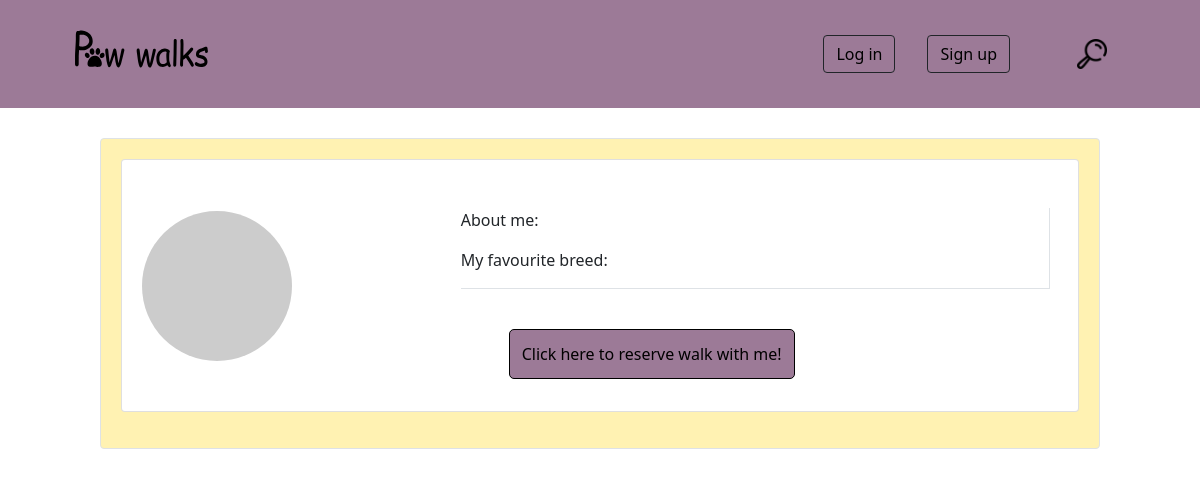
Before: /pages/oneWalker.php?walker=60 with the older database file.
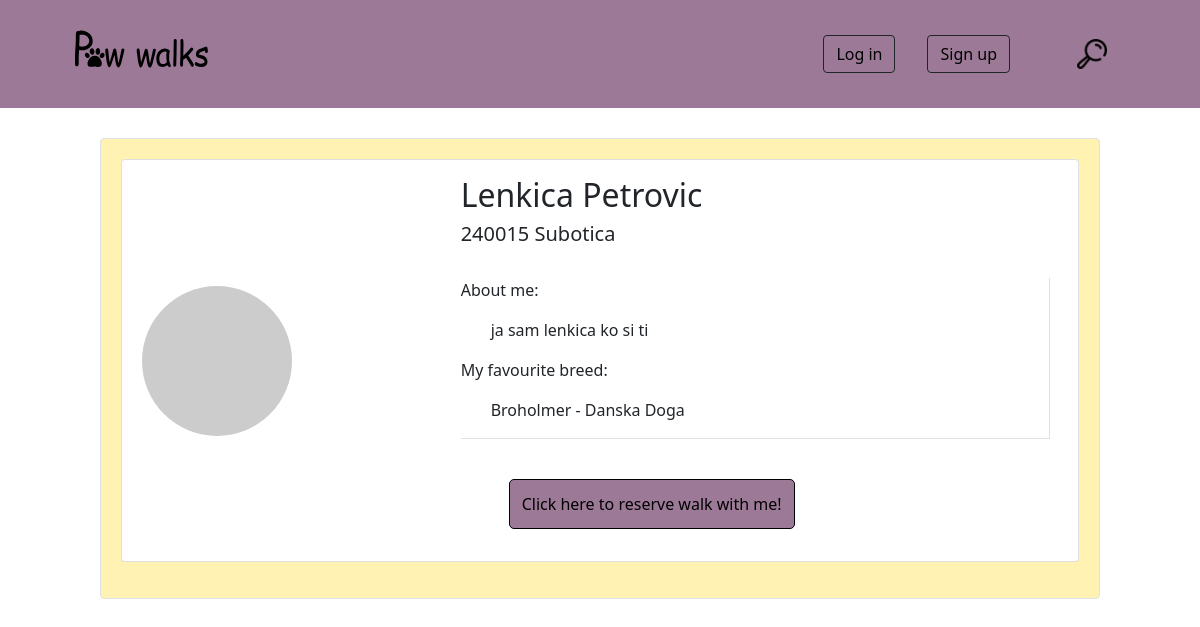
After: the same page with the newer database file.
### tables this page shows
CREATE TABLE `user` (
  `id` int(10) UNSIGNED NOT NULL,
  `role` enum('admin','customer','walker') NOT NULL,
  `first_name` varchar(20) NOT NULL,
  `last_name` varchar(20) NOT NULL,
  `email` varchar(255) NOT NULL,
  `password` varchar(255) NOT NULL,
  `forgot_password_code` varchar(10) DEFAULT NULL,
  `phone_number` varchar(30) NOT NULL,
  `address_id` int(10) UNSIGNED NOT NULL,
  `picture` varchar(255) DEFAULT NULL,
  `is_verified` tinyint(1) NOT NULL DEFAULT 0,
  `verification_code` char(6) DEFAULT NULL,
  `created_at` datetime NOT NULL,
  `updated_at` datetime NOT NULL
);

CREATE TABLE `address` (
  `id` int(10) UNSIGNED NOT NULL,
  `street` varchar(100) NOT NULL,
  `city` varchar(40) NOT NULL,
  `postal_code` int(11) DEFAULT NULL
);

CREATE TABLE `walker_details` (
  `id` int(10) UNSIGNED NOT NULL,
  `biography` text NOT NULL,
  `is_active` tinyint(4) NOT NULL DEFAULT 0,
  `walker_id` int(10) UNSIGNED NOT NULL
);

CREATE TABLE `breeds` (
  `id` int(10) UNSIGNED NOT NULL,
  `breed_name` varchar(255) NOT NULL
);

### pages/oneWalker.php (the view, shortened to what this page needs)
<!DOCTYPE html>
<html lang="en">
<head>
    <link href="https://cdn.jsdelivr.net/npm/bootstrap@5.1.3/dist/css/bootstrap.min.css" rel="stylesheet">
    <link rel="stylesheet" href="../css/login.css">
    <link rel="stylesheet" href="../css/signup.css">
    <link rel="stylesheet" href="../css/homeStyle.css">
    <link rel="stylesheet" href="../css/scrollbar.css">
</head>
<body>
<?php
include_once '../page_parts/header.php';
if(isset($_GET['walker'])){
    $sqlWalker = "SELECT  u.first_name, u.last_name, u.picture, wd.biography, a.city, a.postal_code, b.breed_name FROM user u
                INNER JOIN walker_details wd ON wd.walker_id = u.id
                INNER JOIN address a ON a.id = u.address_id
                INNER JOIN walker_favourite_breeds wb ON wb.walker_id = u.id
                INNER JOIN breeds b ON b.id = wb.breed_id
                WHERE  u.id = ".$_GET['walker'];
}
try{
    $conn = new PDO("mysql:host=" . HOST . ";dbname=" . DB, USER, PASS);
    $stmtWalker=$conn->prepare($sqlWalker);
    $stmtWalker->execute();
    $walker= $stmtWalker->fetch(PDO::FETCH_ASSOC);
}
catch (Exception $ex){
    echo($ex -> getMessage());
}
?>
<div class="container ">
    <div class="row border rounded karta mx-auto" style="max-width: 1000px;">
        <div class="card mb-3" style="max-width: 1000px;">
            <div class="row g-0">
                <div class="col-md-4 align-self-center p-2">
                    <img src="https://picsum.photos/150/150" class="img-fluid rounded-circle" alt="...">
                </div>
                <div class="col-md-8">
                    <div class="card-body">
                        <h2 class="card-title"><?php echo $walker['first_name']." ".$walker['last_name'];?></h2>
                        <div class="card-text">
                            <h5><?php echo $walker['postal_code']. " ". $walker['city'];?></h5>
                            <br>
                            <div class="border-bottom border-end">
                                <p>About me: </p>
                                <p style="text-indent: 30px;"><?php echo $walker['biography'];?></p>
                                <p>My favourite breed: </p>
                                <p style="text-indent: 30px;"><?php echo $walker['breed_name'];?></p>
                            </div>
                            <br>
                            <button id="openReservation" class="ms-5 my-3" style="padding: 12px; background-color: #9c7a97;border: 1px solid black; border-radius: 5px; display: block;">Click here to reserve walk with me!</button>
                        </div>
                    </div>
                </div>
            </div>
        </div>
    </div>
</div>
</body>
</html>

Changed rows visible on the page:
now on this page (row edited): user: first_name "Lenkica", last_name "Petrovic", address.postal_code "240015", address.city "Subotica", walker_details.biography "ja sam lenkica ko si ti", breeds.breed_name "Broholmer - Danska Doga"
